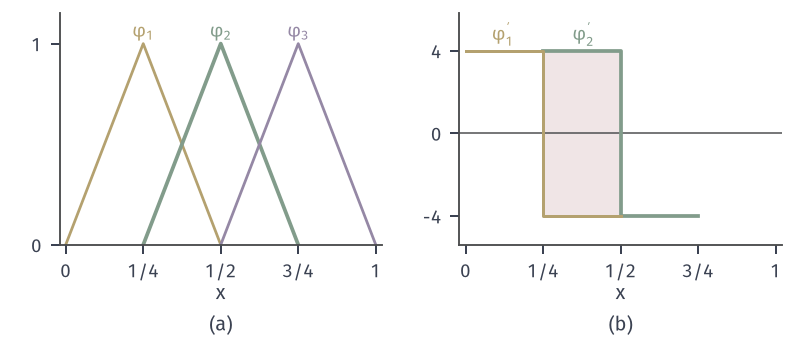

The Python source for this figure:
from pathlib import Path
import sys
HERE = Path(__file__).resolve().parent
sys.path.insert(0, str(HERE.parent/"pdenum-common"))
from pdenum_fig import *
# Hats and piecewise-constant derivatives on the mesh h=1/4; overlap gives stiffness entries.
fig, axes = figure(width_mm=112, height_mm=48, ncols=2)
panel(fig, left=.075, wspace=.24, bottom=.28)
h = .25; xs = np.array([.25, .5, .75])
ax = axes[0]
for i, c, lw in ((.25, YELLOW, 1.1), (.5, GREEN, 1.5), (.75, PURPLE, 1.1)):
    ax.plot([i-h, i, i+h], [0, 1, 0], color=c, lw=lw)
ax.set_xlim(-.02, 1.02); ax.set_ylim(0, 1.15); ax.set_xticks([0, .25, .5, .75, 1]); ax.set_xticklabels(['0', '1/4', '1/2', '3/4', '1']); ax.set_yticks([0, 1]); ax.set_xlabel('$x$', labelpad=1)
lab(ax, .25, 1.03, r'$\varphi_1$', YELLOW, ha='center'); lab(ax, .5, 1.03, r'$\varphi_2$', GREEN, ha='center'); lab(ax, .75, 1.03, r'$\varphi_3$', PURPLE, ha='center')
ax = axes[1]
ax.fill_between([.25, .5], -4, 4, color=RED_FILL, lw=0)
ax.axhline(0, color=STROKE, lw=.6)
ax.plot([.25, .5, .5, .75], [4, 4, -4, -4], color=GREEN, lw=1.5)
ax.plot([0, .25, .25, .5], [4, 4, -4, -4], color=YELLOW, lw=1.2)
ax.set_xlim(-.02, 1.02); ax.set_ylim(-5.4, 5.8); ax.set_xticks([0, .25, .5, .75, 1]); ax.set_xticklabels(['0', '1/4', '1/2', '3/4', '1']); ax.set_yticks([-4, 0, 4]); ax.set_xlabel('$x$', labelpad=1)
lab(ax, .38, 4.5, r"$\varphi_2'$", GREEN, ha='center'); lab(ax, .12, 4.5, r"$\varphi_1'$", YELLOW, ha='center')
tags(fig, axes); save(fig, HERE, 'figure', {'h': h, 'k12': -1/h, 'k22': 2/h})
